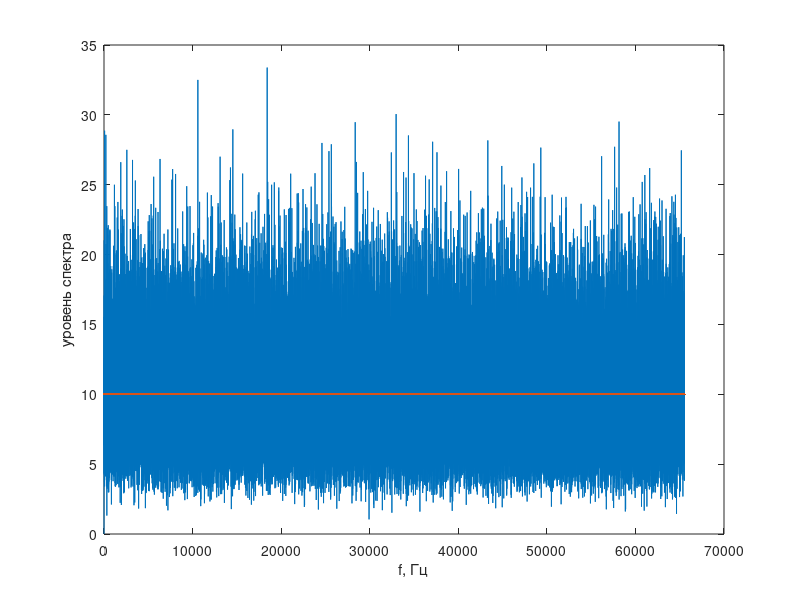

Here is the MATLAB script that generated this plot: (Note: this script raises an error after producing the figure.)
close all;
clear all;

W=10;
size = 4096*16;
ansam = 8;
A=sqrt(1.5*W/size);

levW = zeros(1,size);
for i=1:size
    levW(i)=W;
end

x=1i*(rand(ansam,size)-0.5)+(rand(ansam,size)-0.5);
x=x*2*A;   
yn=zeros(1,size);
for j=1:ansam
    ddd = fft(x(j,:));
    yn=yn+abs(ddd).*abs(ddd);
end

yn(1)=0;
yn=yn/ansam;

figure(1)
    plot(yn)
    hold on
    plot(levW,'.')
    xlabel ("f, Гц");
    ylabel("уровень спектра");
    
out_ex = read_complex_vector('testNoise1.iqf','float');
figure(2)
    plot(abs(out_ex))
    xlabel ("f, Гц");
    ylabel("уровень спектра");
    
levW = zeros(1,length(out_ex));
for i=1:length(out_ex)
    levW(i)=W;
end

figure(3)
    plot(abs(out_ex).*abs(out_ex))
    hold on
    plot(levW,'.')
    xlabel ("f, Гц");
    ylabel("уровень спектра");
